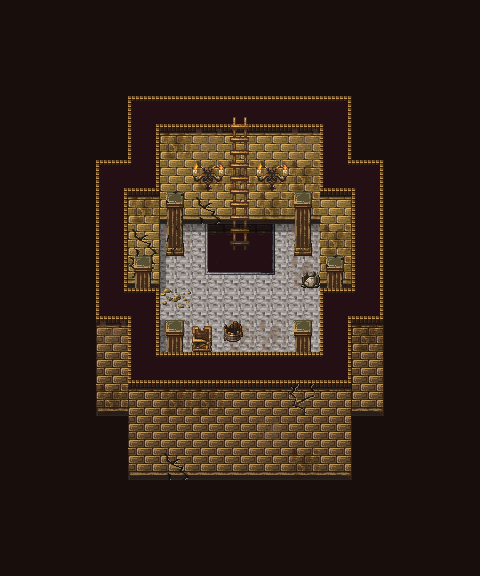

The image is a tile-based game level rendered from a .tmx file. Its description and complete source (layers, tilesets, objects, tile grids) follow:
An orthogonal 15x18 tile map with 32x32 px tiles, 8 tile layers (floor, wall, shadow, dirt, ...) and 1 object (Encounter).

<map version="1.9" tiledversion="1.9.1" orientation="orthogonal" renderorder="right-down" width="15" height="18" tilewidth="32" tileheight="32" infinite="0" nextlayerid="28" nextobjectid="2">
  <tileset firstgid="1" source="../12tsx/12_maptip.tsx" />
  <layer id="19" name="floor" width="15" height="18">
    <data encoding="csv">
0,0,0,0,0,0,0,0,0,0,0,0,0,0,0,
0,0,0,0,0,0,0,0,0,0,0,0,0,0,0,
0,0,0,0,0,0,0,0,0,0,0,0,0,0,0,
0,0,0,0,241,241,241,241,241,241,241,0,0,0,0,
0,0,0,0,241,241,241,241,241,241,241,0,0,0,0,
0,0,0,241,241,241,241,241,241,241,241,241,0,0,0,
0,0,0,241,241,241,241,241,241,241,241,241,0,0,0,
0,0,0,241,241,241,344,345,346,241,241,241,0,0,0,
0,0,0,241,241,241,360,361,362,241,241,241,0,0,0,
0,0,0,241,241,241,241,241,241,241,241,241,0,0,0,
0,0,0,0,241,241,241,241,241,241,241,0,0,0,0,
0,0,0,0,241,241,241,241,241,241,241,0,0,0,0,
0,0,0,0,241,241,243,244,241,241,241,0,0,0,0,
0,0,0,0,241,241,259,260,241,241,241,0,0,0,0,
0,0,0,0,241,241,241,241,241,241,241,0,0,0,0,
0,0,0,0,0,0,0,0,0,0,0,0,0,0,0,
0,0,0,0,0,0,0,0,0,0,0,0,0,0,0,
0,0,0,0,0,0,0,0,0,0,0,0,0,0,0
</data>
  </layer>
  <layer id="3" name="wall" width="15" height="18">
    <data encoding="csv">
0,0,0,0,0,0,0,0,0,0,0,0,0,0,0,
0,0,0,0,0,0,0,0,0,0,0,0,0,0,0,
0,0,0,0,0,0,0,0,0,0,0,0,0,0,0,
0,0,0,0,1,66,66,66,66,67,4,0,0,0,0,
0,0,0,0,17,323,322,385,322,323,20,0,0,0,0,
0,0,0,1,68,339,338,401,338,339,65,4,0,0,0,
0,0,0,17,324,355,354,417,354,355,324,20,0,0,0,
0,0,0,17,340,0,0,0,0,0,340,20,0,0,0,
0,0,0,17,356,0,0,0,0,0,356,20,0,0,0,
0,0,0,65,4,0,0,0,0,0,1,68,0,0,0,
0,0,0,81,33,0,0,0,0,0,20,84,0,0,0,
0,0,0,97,65,2,2,2,2,2,68,100,0,0,0,
0,0,0,113,81,83,82,83,82,83,84,116,0,0,0,
0,0,0,0,97,99,98,99,98,99,100,0,0,0,0,
0,0,0,0,113,115,114,115,114,115,116,0,0,0,0,
0,0,0,0,0,0,0,0,0,0,0,0,0,0,0,
0,0,0,0,0,0,0,0,0,0,0,0,0,0,0,
0,0,0,0,0,0,0,0,0,0,0,0,0,0,0
</data>
  </layer>
  <layer id="22" name="shadow" width="15" height="18">
    <data encoding="csv">
0,0,0,0,0,0,0,0,0,0,0,0,0,0,0,
0,0,0,0,0,0,0,0,0,0,0,0,0,0,0,
0,0,0,0,0,0,0,0,0,0,0,0,0,0,0,
0,0,0,0,0,0,0,0,0,0,0,0,0,0,0,
0,0,0,0,0,0,0,0,0,0,0,0,0,0,0,
0,0,0,0,0,0,0,0,0,0,0,0,0,0,0,
0,0,0,0,0,0,0,0,0,0,0,0,0,0,0,
0,0,0,0,0,9,7,7,7,7,0,0,0,0,0,
0,0,0,0,0,8,0,0,0,0,0,0,0,0,0,
0,0,0,0,0,10,0,0,0,0,0,0,0,0,0,
0,0,0,0,0,8,0,0,0,0,0,0,0,0,0,
0,0,0,0,0,0,0,0,0,0,0,0,0,0,0,
0,0,0,0,0,0,0,0,0,0,0,0,0,0,0,
0,0,0,0,0,0,0,0,0,0,0,0,0,0,0,
0,0,0,0,0,0,0,0,0,0,0,0,0,0,0,
0,0,0,0,0,0,0,0,0,0,0,0,0,0,0,
0,0,0,0,0,0,0,0,0,0,0,0,0,0,0,
0,0,0,0,0,0,0,0,0,0,0,0,0,0,0
</data>
  </layer>
  <layer id="24" name="dirt" width="15" height="18">
    <data encoding="csv">
0,0,0,0,0,0,0,0,0,0,0,0,0,0,0,
0,0,0,0,0,0,0,0,0,0,0,0,0,0,0,
0,0,0,0,0,0,0,0,0,0,0,0,0,0,0,
0,0,0,0,0,0,0,0,0,0,0,0,0,0,0,
0,0,0,0,0,61,60,0,0,60,0,0,0,0,0,
0,0,0,0,0,0,61,61,61,61,0,0,0,0,0,
0,0,0,0,61,0,28,0,61,61,0,0,0,0,0,
0,0,0,0,28,60,0,0,0,60,61,0,0,0,0,
0,0,0,0,44,0,0,0,0,60,61,0,0,0,0,
0,0,0,0,0,0,0,0,0,0,0,0,0,0,0,
0,0,0,60,0,61,0,60,60,0,0,61,0,0,0,
0,0,0,0,0,0,0,0,0,0,0,0,0,0,0,
0,0,0,61,0,61,61,0,0,44,0,0,0,0,0,
0,0,0,0,0,0,0,0,60,0,0,0,0,0,0,
0,0,0,0,0,28,0,0,0,61,0,0,0,0,0,
0,0,0,0,0,0,0,0,0,0,0,0,0,0,0,
0,0,0,0,0,0,0,0,0,0,0,0,0,0,0,
0,0,0,0,0,0,0,0,0,0,0,0,0,0,0
</data>
  </layer>
  <layer id="20" name="objects-2" width="15" height="18">
    <data encoding="csv">
0,0,0,0,0,0,0,0,0,0,0,0,0,0,0,
0,0,0,0,0,0,0,0,0,0,0,0,0,0,0,
0,0,0,0,0,0,0,0,0,0,0,0,0,0,0,
0,0,0,0,0,0,0,251,0,0,0,0,0,0,0,
0,0,0,0,0,0,0,267,0,0,0,0,0,0,0,
0,0,0,0,0,0,308,283,308,0,0,0,0,0,0,
0,0,0,0,0,0,0,299,0,0,0,0,0,0,0,
0,0,0,0,0,41,0,0,0,38,0,0,0,0,0,
0,0,0,0,0,0,0,0,0,370,0,0,0,0,0,
0,0,0,0,0,307,0,0,0,0,0,0,0,0,0,
0,0,0,0,0,0,371,369,0,0,0,0,0,0,0,
0,0,0,0,0,0,0,0,0,0,0,0,0,0,0,
0,0,0,0,0,0,0,0,0,0,0,0,0,0,0,
0,0,0,0,0,0,0,0,0,0,0,0,0,0,0,
0,0,0,0,0,0,0,0,0,0,0,0,0,0,0,
0,0,0,0,0,0,0,0,0,0,0,0,0,0,0,
0,0,0,0,0,0,0,0,0,0,0,0,0,0,0,
0,0,0,0,0,0,0,0,0,0,0,0,0,0,0
</data>
  </layer>
  <layer id="25" name="chara" width="15" height="18">
    <data encoding="csv">
0,0,0,0,0,0,0,0,0,0,0,0,0,0,0,
0,0,0,0,0,0,0,0,0,0,0,0,0,0,0,
0,0,0,0,0,0,0,0,0,0,0,0,0,0,0,
0,0,0,0,0,0,0,0,0,0,0,0,0,0,0,
0,0,0,0,0,0,0,0,0,0,0,0,0,0,0,
0,0,0,0,0,0,0,0,0,0,0,0,0,0,0,
0,0,0,0,0,0,0,0,0,0,0,0,0,0,0,
0,0,0,0,0,0,0,0,0,0,0,0,0,0,0,
0,0,0,0,0,0,0,0,0,0,0,0,0,0,0,
0,0,0,0,0,0,0,0,0,0,0,0,0,0,0,
0,0,0,0,0,0,0,0,0,0,0,0,0,0,0,
0,0,0,0,0,0,0,0,0,0,0,0,0,0,0,
0,0,0,0,0,0,0,0,0,0,0,0,0,0,0,
0,0,0,0,0,0,0,0,0,0,0,0,0,0,0,
0,0,0,0,0,0,0,0,0,0,0,0,0,0,0,
0,0,0,0,0,0,0,0,0,0,0,0,0,0,0,
0,0,0,0,0,0,0,0,0,0,0,0,0,0,0,
0,0,0,0,0,0,0,0,0,0,0,0,0,0,0
</data>
  </layer>
  <layer id="23" name="objects-1" width="15" height="18">
    <data encoding="csv">
0,0,0,0,0,0,0,0,0,0,0,0,0,0,0,
0,0,0,0,0,0,0,0,0,0,0,0,0,0,0,
0,0,0,0,0,0,0,0,0,0,0,0,0,0,0,
0,0,0,0,0,0,0,0,0,0,0,0,0,0,0,
0,0,0,0,0,0,0,0,0,0,0,0,0,0,0,
0,0,0,0,0,0,0,0,0,0,0,0,0,0,0,
0,0,0,0,0,25,0,0,0,22,0,0,0,0,0,
0,0,0,0,0,0,0,0,0,0,0,0,0,0,0,
0,0,0,0,22,0,0,0,0,0,25,0,0,0,0,
0,0,0,0,0,0,0,0,0,0,0,0,0,0,0,
0,0,0,0,0,22,0,0,0,22,0,0,0,0,0,
0,0,0,0,0,0,0,0,0,0,0,0,0,0,0,
0,0,0,0,0,0,0,0,0,0,0,0,0,0,0,
0,0,0,0,0,0,0,0,0,0,0,0,0,0,0,
0,0,0,0,0,0,0,0,0,0,0,0,0,0,0,
0,0,0,0,0,0,0,0,0,0,0,0,0,0,0,
0,0,0,0,0,0,0,0,0,0,0,0,0,0,0,
0,0,0,0,0,0,0,0,0,0,0,0,0,0,0
</data>
  </layer>
  <layer id="21" name="frame" width="15" height="18">
    <data encoding="csv">
5,5,5,5,5,5,5,5,5,5,5,5,5,5,5,
5,5,5,5,5,5,5,5,5,5,5,5,5,5,5,
5,5,5,5,5,5,5,5,5,5,5,5,5,5,5,
5,5,5,5,0,0,0,0,0,0,0,5,5,5,5,
5,5,5,5,0,0,0,0,0,0,0,5,5,5,5,
5,5,5,0,0,0,0,0,0,0,0,0,5,5,5,
5,5,5,0,0,0,13,0,13,0,0,0,5,5,5,
5,5,5,0,0,0,13,0,13,0,0,0,5,5,5,
5,5,5,0,0,0,13,13,13,0,0,0,5,5,5,
5,5,5,0,0,0,0,0,0,0,0,0,5,5,5,
5,5,5,0,0,0,0,0,0,0,0,0,5,5,5,
5,5,5,0,0,0,0,0,0,0,0,0,5,5,5,
5,5,5,0,0,0,0,0,0,0,0,0,5,5,5,
5,5,5,5,0,0,0,0,0,0,0,5,5,5,5,
5,5,5,5,0,0,0,0,0,0,0,5,5,5,5,
5,5,5,5,5,5,5,5,5,5,5,5,5,5,5,
5,5,5,5,5,5,5,5,5,5,5,5,5,5,5,
5,5,5,5,5,5,5,5,5,5,5,5,5,5,5
</data>
  </layer>
<objectgroup id="27" name="EncounterArea"><object id="1" type="Encounter" x="16.0" y="16.0" width="448" height="544"><properties><property name="EncounterId" value="encounter_misttower_5" /><property name="unity:IsTrigger" type="bool" value="true" /></properties></object></objectgroup></map>
